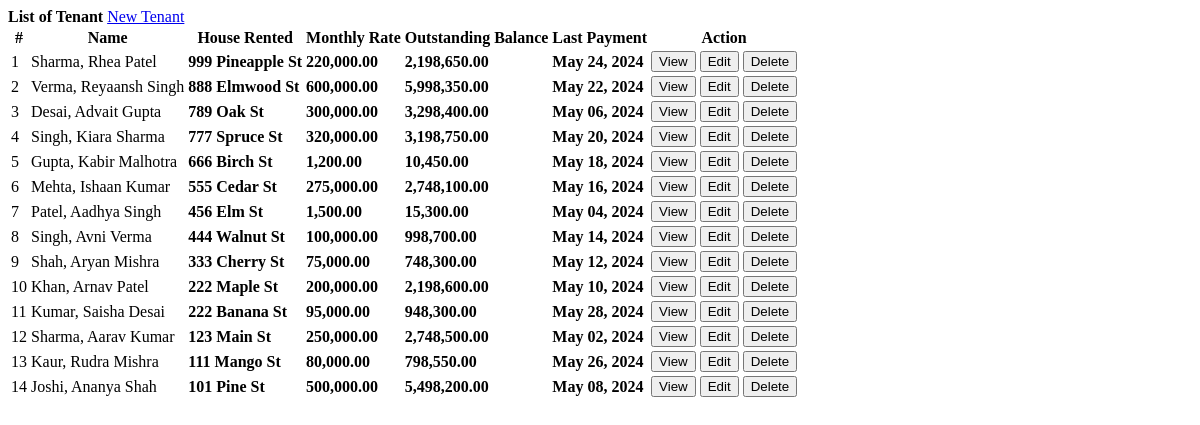
Page /tenants.php on the earlier database version.
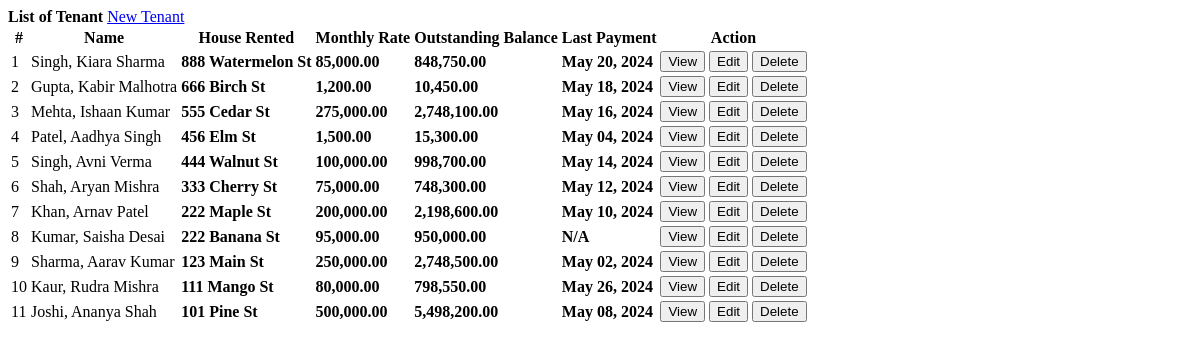
Same page on the later database version.
### tables this page shows
CREATE TABLE `tenants` (
  `id` int(30) NOT NULL,
  `firstname` varchar(100) NOT NULL,
  `middlename` varchar(100) NOT NULL,
  `lastname` varchar(100) NOT NULL,
  `email` varchar(100) NOT NULL,
  `contact` varchar(50) NOT NULL,
  `house_id` int(30) NOT NULL,
  `status` tinyint(1) NOT NULL DEFAULT 1 COMMENT '1 = active, 0= inactive',
  `date_in` date NOT NULL
);

CREATE TABLE `houses` (
  `id` int(30) NOT NULL,
  `house_no` varchar(50) NOT NULL,
  `category_id` int(30) NOT NULL,
  `description` text NOT NULL,
  `price` double NOT NULL
);

CREATE TABLE `payments` (
  `id` int(30) NOT NULL,
  `tenant_id` int(30) NOT NULL,
  `amount` float NOT NULL,
  `invoice` varchar(50) NOT NULL,
  `date_created` datetime NOT NULL DEFAULT current_timestamp(),
  `apartment_id` int(11) NOT NULL,
  `created_by` int(11) NOT NULL,
  `created_at` timestamp NOT NULL DEFAULT current_timestamp(),
  `verified_by` int(11) DEFAULT NULL,
  `verified_at` timestamp NOT NULL DEFAULT current_timestamp() ON UPDATE current_timestamp(),
  `status` enum('pending','completed','failed') DEFAULT 'pending'
);

### tenants.php (the view, shortened to what this page needs)
<?php include('db_connect.php'); ?>
<div class="container-fluid">
	<div class="col-lg-12">
		<div class="row">
			<div class="col-md-12">
				<div class="card">
					<div class="card-header">
						<b>List of Tenant</b>
						<span class="float:right"><a class="btn btn-primary btn-block btn-sm col-sm-2 float-right" href="javascript:void(0)" id="new_tenant">
								<i class="fa fa-plus"></i> New Tenant
							</a>
						</span>
					</div>
					<div class="card-body">
						<table class="table table-condensed table-bordered table-hover">
							<thead>
								<tr>
									<th class="text-center">#</th>
									<th class="">Name</th>
									<th class="">House Rented</th>
									<th class="">Monthly Rate</th>
									<th class="">Outstanding Balance</th>
									<th class="">Last Payment</th>
									<th class="text-center">Action</th>
								</tr>
							</thead>
							<tbody>
								<?php
								$i = 1;
								$tenant = $conn->query("SELECT t.*,concat(t.lastname,', ',t.firstname,' ',t.middlename) as name,h.house_no,h.price FROM tenants t inner join houses h on h.id = t.house_id where t.status = 1 order by h.house_no desc ");
								while ($row = $tenant->fetch_assoc()):
									$months = abs(strtotime(date('Y-m-d') . " 23:59:59") - strtotime($row['date_in'] . " 23:59:59"));
									$months = floor(($months) / (30 * 60 * 60 * 24));
									$payable = $row['price'] * $months;
									$paid = $conn->query("SELECT SUM(amount) as paid FROM payments where tenant_id =" . $row['id']);
									$last_payment = $conn->query("SELECT * FROM payments where tenant_id =" . $row['id'] . " order by unix_timestamp(date_created) desc limit 1");
									$paid = $paid->num_rows > 0 ? $paid->fetch_array()['paid'] : 0;
									$last_payment = $last_payment->num_rows > 0 ? date("M d, Y", strtotime($last_payment->fetch_array()['date_created'])) : 'N/A';
									$outstanding = $payable - $paid;
								?>
									<tr>
										<td class="text-center"><?php echo $i++ ?></td>
										<td>
											<?php echo ucwords($row['name']) ?>
										</td>
										<td class="">
											<p> <b><?php echo $row['house_no'] ?></b></p>
										</td>
										<td class="">
											<p> <b><?php echo number_format($row['price'], 2) ?></b></p>
										</td>
										<td class="text-right">
											<p> <b><?php echo number_format($outstanding, 2) ?></b></p>
										</td>
										<td class="">
											<p><b><?php echo  $last_payment ?></b></p>
										</td>
										<td class="text-center">
											<button class="btn btn-sm btn-primary view_payment" type="button" data-id="<?php echo $row['id'] ?>">View</button>
											<button class="btn btn-sm btn-primary edit_tenant" type="button" data-id="<?php echo $row['id'] ?>">Edit</button>
											<button class="btn btn-sm btn-danger delete_tenant" type="button" data-id="<?php echo $row['id'] ?>">Delete</button>
										</td>
									</tr>
								<?php endwhile; ?>
							</tbody>
						</table>
					</div>
				</div>
			</div>
		</div>
	</div>
</div>

Differences in the rows shown:
no longer on this page (row edited): tenants: name "Sharma, Rhea Patel", house.house_no "999 Pineapple St", house.price "220,000.00", outstanding "2,198,650.00", payments.date_created "May 24, 2024"
no longer on this page (row edited): tenants: name "Verma, Reyaansh Singh", house.house_no "888 Elmwood St", house.price "600,000.00", outstanding "5,998,350.00", payments.date_created "May 22, 2024"
no longer on this page (row edited): tenants: name "Desai, Advait Gupta", house.house_no "789 Oak St", house.price "300,000.00", outstanding "3,298,400.00", payments.date_created "May 06, 2024"
changed tenants: house.house_no "777 Spruce St" → "888 Watermelon St"; house.price "320,000.00" → "85,000.00"; outstanding "3,198,750.00" → "848,750.00"
computed for tenants "222 Banana St": outstanding "948,300.00" → "950,000.00"; payments.date_created "May 28, 2024" → "N/A"
